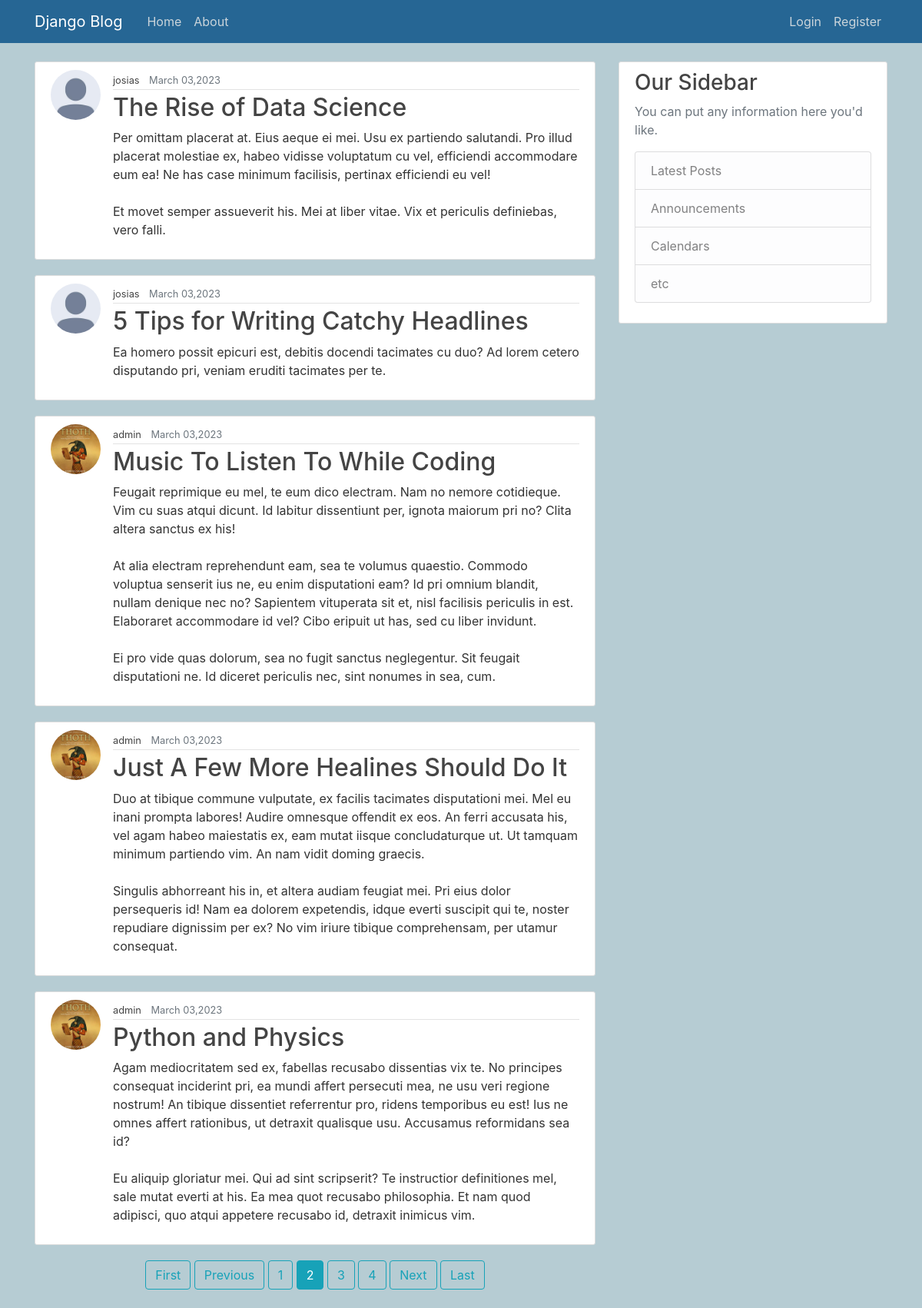
Screenshot of /?page=2 with the database file from the repository.
### blog_app/models.py (models this page shows, shortened)
class Post(models.Model):
    title = models.CharField(max_length=200)
    content = models.TextField()
    date_posted = models.DateTimeField(default=timezone.now)
    author = models.ForeignKey(User, on_delete=models.CASCADE)

### user_app/models.py (models this page shows, shortened)
class Profile(models.Model):
    user = models.OneToOneField(User, on_delete=models.CASCADE)
    image = models.ImageField(default='default.jpg', upload_to='profile_pics')

### blog_app/views.py (the view)
# urls.py: path('', PostListView.as_view(), name='blog_app-home'),
class PostListView(ListView):
    model = Post
    template_name = 'blog_app/index.html'  # <app>/<model>_<viewtype>.html
    context_object_name = 'posts'
    ordering = ['-date_posted'] #organice the posts by date published
    paginate_by = 5 #number of posts per page

### blog_app/templates/blog_app/index.html (shortened to what this page needs)
{% extends 'blog_app/layout.html' %}
{% load static %}
{% block content %}
    {% for post in posts %}
        <article class="media content-section">
            <img class="rounded-circle article-img" src="{{ post.author.profile.image.url }}">
            <div class="media-body">
                <div class="article-metadata">
                    <small><a class="mr-2 article-title" href="{% url 'blog_app-user-posts' post.author.username %}">{{ post.author }}</a></small>
                    <small class="text-muted">{{ post.date_posted|date:"F d,Y" }}</small>
                </div>
                <h2><a class="article-title" href="{% url 'blog_app-post-detail' post.id %}">{{ post.title }}</a></h2>
                <p class="article-content">{{ post.content }}</p>
            </div>
        </article>
    {% endfor %}
    <div style="text-align:center;">
    {% if is_paginated %}
        {% if page_obj.has_previous %}
            <a class="btn btn-outline-info mb-4" href="?page=1">First</a>
            <a class="btn btn-outline-info mb-4" href="?page={{ page_obj.previous_page_number }}">Previous</a>
        {% endif %}
        {% for num in page_obj.paginator.page_range %}
            {% if page_obj.number == num %}
                <a class="btn btn-info mb-4" href="?page={{ num }}">{{ num }}</a>
            {% elif num > page_obj.number|add:'-3' and num < page_obj.number|add:'3' %}
                <a class="btn btn-outline-info mb-4" href="?page={{ num }}">{{ num }}</a>
            {% endif %}
        {% endfor %}
        {% if page_obj.has_next %}
            <a class="btn btn-outline-info mb-4" href="?page={{ page_obj.next_page_number }}">Next</a>
            <a class="btn btn-outline-info mb-4" href="?page={{ page_obj.paginator.num_pages }}">Last</a>
        {% endif %}
    {% endif %}
    </div>
{% endblock content %}

### static/css/main.css (style rules this page uses)
body { background: #b6ccd3; color: #333333; margin-top: 5rem; }
h1, h2, h3, h4, h5, h6 { color: #444444; }
.content-section { background: #ffffff; padding: 10px 20px; border: 1px solid #dddddd; border-radius: 3px; margin-bottom: 20px; }
.article-title { color: #444444; }
.article-content { white-space: pre-line; }
.article-img { height: 65px; width: 65px; margin-right: 16px; }
.article-metadata { padding-bottom: 1px; margin-bottom: 4px; border-bottom: 1px solid #e3e3e3 }
h1, h2, h3, h4, h5, h6, { font-family: 'Raleway', sans-serif; }
a, { color: #4b5156 }

### rows the page displays
Post: author.profile.image (placeholder picture), author "josias", date_posted "March 03,2023", title "The Rise of Data Science", content "Per omittam placerat at. Eius aeque ei mei. Usu ex partiendo salutandi. Pro illud placerat molestiae ex, habeo vidisse voluptatum cu vel, efficiendi accommodare eum ea! Ne has case minimum facilisis, pertinax efficiendi eu vel! Et movet semper assueverit his. Mei at liber vitae. Vix et periculis definiebas, vero falli."
Post: author.profile.image (placeholder picture), author "josias", date_posted "March 03,2023", title "5 Tips for Writing Catchy Headlines", content "Ea homero possit epicuri est, debitis docendi tacimates cu duo? Ad lorem cetero disputando pri, veniam eruditi tacimates per te."
Post: author.profile.image (picture), author "admin", date_posted "March 03,2023", title "Music To Listen To While Coding", content "Feugait reprimique eu mel, te eum dico electram. Nam no nemore cotidieque. Vim cu suas atqui dicunt. Id labitur dissentiunt per, ignota maiorum pri no? Clita altera sanctus ex his! At alia electram reprehendunt eam, sea te volumus quaestio. Commodo voluptua senserit ius ne, eu enim disputationi eam? Id pri omnium blandit, nullam denique nec no? Sapientem vituperata sit et, nisl facilisis periculis in est. Elaboraret accommodare id vel? Cibo eripuit ut has, sed cu liber invidunt. Ei pro vide quas dolorum, sea no fugit sanctus neglegentur. Sit feugait disputationi ne. Id diceret periculis nec, sint nonumes in sea, cum."
Post: author.profile.image (picture), author "admin", date_posted "March 03,2023", title "Just A Few More Healines Should Do It", content "Duo at tibique commune vulputate, ex facilis tacimates disputationi mei. Mel eu inani prompta labores! Audire omnesque offendit ex eos. An ferri accusata his, vel agam habeo maiestatis ex, eam mutat iisque concludaturque ut. Ut tamquam minimum partiendo vim. An nam vidit doming graecis. Singulis abhorreant his in, et altera audiam feugiat mei. Pri eius dolor persequeris id! Nam ea dolorem expetendis, idque everti suscipit qui te, noster repudiare dignissim per ex? No vim iriure tibique comprehensam, per utamur consequat."
Post: author.profile.image (picture), author "admin", date_posted "March 03,2023", title "Python and Physics", content "Agam mediocritatem sed ex, fabellas recusabo dissentias vix te. No principes consequat inciderint pri, ea mundi affert persecuti mea, ne usu veri regione nostrum! An tibique dissentiet referrentur pro, ridens temporibus eu est! Ius ne omnes affert rationibus, ut detraxit qualisque usu. Accusamus reformidans sea id? Eu aliquip gloriatur mei. Qui ad sint scripserit? Te instructior definitiones mel, sale mutat everti at his. Ea mea quot recusabo philosophia. Et nam quod adipisci, quo atqui appetere recusabo id, detraxit inimicus vim."

### other values shown
{{ num }} "1" "3" "4"
{{ num }} "2"
